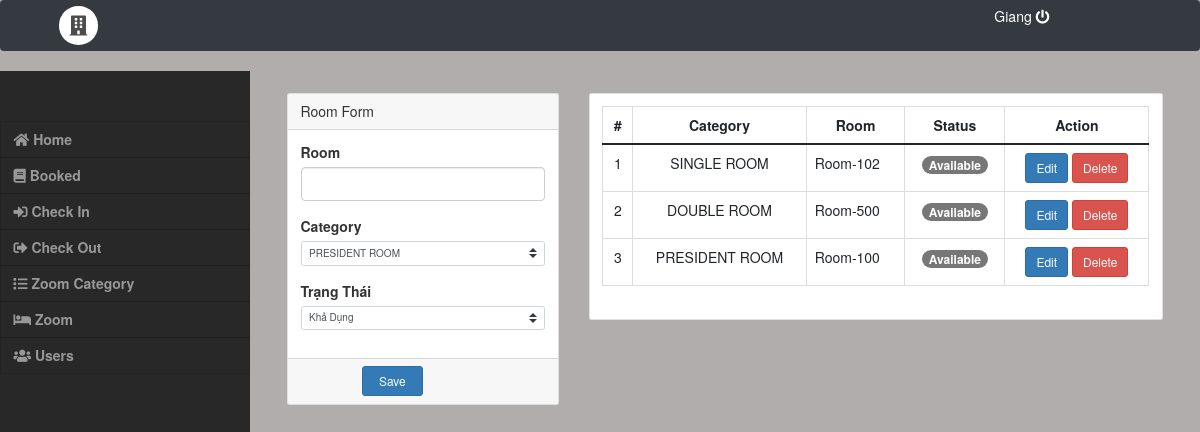
Screenshot of /admin/admin.php?page=zoom with the database file from the repository.
### tables this page shows
CREATE TABLE `rooms` (
  `id` int(255) NOT NULL,
  `room` varchar(255) NOT NULL,
  `category-id` int(255) NOT NULL,
  `status` tinyint(1) NOT NULL COMMENT '0= available, \r\n1 = Unvailable'
);

### admin/lib_db.php (called while the page is built, shortened)
<?php
global $link;
function select_list($sql){
	return exec_select($sql);
}
function exec_select($sql){
	global $link;
	$ret = isset($ret) ? $ret : array();
	$res = $link->query($sql);
	$err = mysqli_error($link);
	if ($res ){
		while( $row = $res->fetch_array(MYSQLI_ASSOC) )
		{
			$ret[]= $row ;
		}
	}
	return $ret;
}

### admin/zoom.php (the view, shortened to what this page needs)
<div class="container-fluid">
    <div class="col-lg-12">
        <div class="row">
            <div class="col-md-4">
                <form action="upload_room.php" id="manage-room" method="post">
                    <div class="card">
                        <div class="card-header">
                            Room Form
                        </div>
                        <div class="card-body">
                            <div class="form-group">
                                <label class="control-label">Room</label>
                                <input type="text" class="form-control" name="room" id ="room">
                            </div>
                            <div class="form-group">
                                <label class="control-label">Category</label>
                                <select class="custom-select browser-default" name="category_id" id ="category_id">
                                    <?php
									include("lib_db.php");
									$sql = "select * from room_category ";
									$datas = select_list($sql);
									foreach($datas as $data){
										$name[$data["id"]] = $data["name"];
                        		?>
                                    <option value="<?php echo $data['id'] ?>"><?php echo $data['name'] ?></option>
                                    <?php }; ?>
                                </select>
                            </div>
                            <div class="form-group">
                                <label for="" class="control-label">Trạng Thái</label>
                                <select class="custom-select browser-default" name="status" id = "status">
                                    <option value="0">Khả Dụng</option>
                                </select>
                            </div>
                        </div>
                        <div class="card-footer">
                            <div class="row">
                                <div class="col-md-12">
                                        <button class="btn btn-sm btn-primary col-sm-3 offset-md-3" name="submit" > Save</button>
                                </div>
                            </div>
                        </div>
                    </div>
                </form>
            </div>
            <div class="col-md-8">
                <div class="card">
                    <div class="card-body">
                        <table class="table table-bordered table-hover">
                            <thead>
                                <tr>
                                    <th class="text-center">#</th>
                                    <th class="text-center">Category</th>
                                    <th class="text-center">Room</th>
                                    <th class="text-center">Status</th>
                                    <th class="text-center">Action</th>
                                </tr>
                            </thead>
                            <tbody>
                                <?php
									$sql = "select * from rooms ";
									$datas = select_list($sql);
									$i = 1;
									foreach($datas as $data){
                        		?>
								<tr>
									<td class="text-center"><?php echo $i++ ?></td>
									<td class="text-center">
										<?php echo $name[$data["category-id"]]; ?>
									</td>
									<td class="">
										<?php echo $data['room']; ?>
									</td>
                                    <?php if($data['status'] == 0): ?>
										<td class="text-center"><span class="badge badge-success">Available</span></td>
									<?php else: ?>
										<td class="text-center"><span class="badge badge-default">Unavailable</span></td>
									<?php endif; ?>
									<td class="text-center">
                                        <button class="btn btn-sm btn-primary edit_cat" type="button"  data-id="<?php echo $data['id'] ?>" data-room="<?php echo $data['room'] ?>" data-category="<?php echo $data['category-id'] ?>" data-status="<?php echo $data['status'] ?>" >Edit</button>
										<a href="delete_room.php?id=<?php echo $data['id'] ?>"><button class="btn btn-sm btn-danger delete_cat" type="button" >Delete</button>
									</td>
								</tr>
								<?php }; ?>
                            </tbody>
                        </table>
                    </div>
                </div>
            </div>
        </div>
    </div>
</div>

### css/admin.css (style rules this page uses)
body { background-color: #b1adad; }
a { text-decoration: none; }

### rows the page displays
rooms: value "SINGLE ROOM", room "Room-102", status "Available"
rooms: value "DOUBLE ROOM", room "Room-500", status "Available"
rooms: value "PRESIDENT ROOM", room "Room-100", status "Available"

### other values shown
form field category_id "PRESIDENT ROOM"
